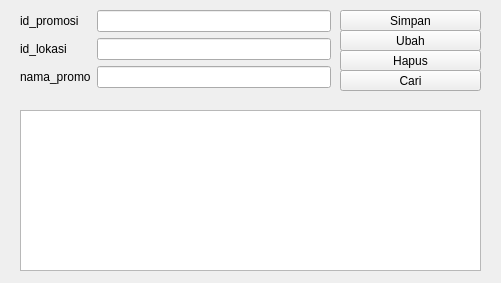
<?xml version="1.0" encoding="UTF-8"?>
<ui version="4.0">
 <class>formpromosi</class>
 <widget class="QWidget" name="formpromosi">
  <property name="geometry">
   <rect>
    <x>0</x>
    <y>0</y>
    <width>501</width>
    <height>283</height>
   </rect>
  </property>
  <property name="windowTitle">
   <string>Form</string>
  </property>
  <widget class="QWidget" name="formLayoutWidget">
   <property name="geometry">
    <rect>
     <x>20</x>
     <y>10</y>
     <width>311</width>
     <height>102</height>
    </rect>
   </property>
   <layout class="QFormLayout" name="formLayout">
    <item row="0" column="0">
     <widget class="QLabel" name="id_promosiLabel">
      <property name="text">
       <string>id_promosi</string>
      </property>
     </widget>
    </item>
    <item row="0" column="1">
     <widget class="QLineEdit" name="id_promosiLineEdit"/>
    </item>
    <item row="1" column="0">
     <widget class="QLabel" name="id_lokasiLabel">
      <property name="text">
       <string>id_lokasi</string>
      </property>
     </widget>
    </item>
    <item row="2" column="0">
     <widget class="QLabel" name="nama_promoLabel">
      <property name="text">
       <string>nama_promo</string>
      </property>
     </widget>
    </item>
    <item row="2" column="1">
     <widget class="QLineEdit" name="nama_promoLineEdit"/>
    </item>
    <item row="1" column="1">
     <widget class="QLineEdit" name="id_lokasiLineEdit"/>
    </item>
   </layout>
  </widget>
  <widget class="QPushButton" name="pushButton">
   <property name="geometry">
    <rect>
     <x>340</x>
     <y>10</y>
     <width>141</width>
     <height>21</height>
    </rect>
   </property>
   <property name="text">
    <string>Simpan</string>
   </property>
  </widget>
  <widget class="QPushButton" name="pushButton_2">
   <property name="geometry">
    <rect>
     <x>340</x>
     <y>30</y>
     <width>141</width>
     <height>21</height>
    </rect>
   </property>
   <property name="text">
    <string>Ubah</string>
   </property>
  </widget>
  <widget class="QPushButton" name="pushButton_3">
   <property name="geometry">
    <rect>
     <x>340</x>
     <y>50</y>
     <width>141</width>
     <height>21</height>
    </rect>
   </property>
   <property name="text">
    <string>Hapus</string>
   </property>
  </widget>
  <widget class="QPushButton" name="pushButton_4">
   <property name="geometry">
    <rect>
     <x>340</x>
     <y>70</y>
     <width>141</width>
     <height>21</height>
    </rect>
   </property>
   <property name="text">
    <string>Cari</string>
   </property>
  </widget>
  <widget class="QTableView" name="tablepromosi">
   <property name="geometry">
    <rect>
     <x>20</x>
     <y>110</y>
     <width>461</width>
     <height>161</height>
    </rect>
   </property>
  </widget>
 </widget>
 <resources/>
 <connections/>
</ui>
